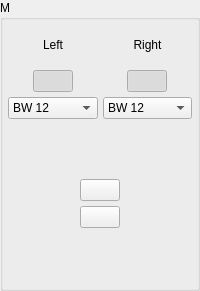
        <widget class="QGroupBox" name="groupBox_M">
         <property name="title">
          <string>M</string>
         </property>
         <layout class="QGridLayout" name="gridLayout_6">
          <property name="leftMargin">
           <number>5</number>
          </property>
          <property name="topMargin">
           <number>5</number>
          </property>
          <property name="rightMargin">
           <number>5</number>
          </property>
          <property name="bottomMargin">
           <number>5</number>
          </property>
          <property name="spacing">
           <number>5</number>
          </property>
          <item row="0" column="0">
           <layout class="QGridLayout" name="gridLayout_5">
            <item row="0" column="0">
             <widget class="QLabel" name="label_12">
              <property name="minimumSize">
               <size>
                <width>0</width>
                <height>40</height>
               </size>
              </property>
              <property name="maximumSize">
               <size>
                <width>16777215</width>
                <height>40</height>
               </size>
              </property>
              <property name="text">
               <string>Left</string>
              </property>
              <property name="alignment">
               <set>Qt::AlignCenter</set>
              </property>
             </widget>
            </item>
            <item row="0" column="1">
             <widget class="QLabel" name="label_13">
              <property name="minimumSize">
               <size>
                <width>0</width>
                <height>40</height>
               </size>
              </property>
              <property name="maximumSize">
               <size>
                <width>16777215</width>
                <height>40</height>
               </size>
              </property>
              <property name="text">
               <string>Right</string>
              </property>
              <property name="alignment">
               <set>Qt::AlignCenter</set>
              </property>
             </widget>
            </item>
            <item row="1" column="0" alignment="Qt::AlignHCenter">
             <widget class="QPushButton" name="pb_Filter_LSetSync_M">
              <property name="minimumSize">
               <size>
                <width>0</width>
                <height>0</height>
               </size>
              </property>
              <property name="focusPolicy">
               <enum>Qt::NoFocus</enum>
              </property>
              <property name="text">
               <string/>
              </property>
              <property name="checkable">
               <bool>true</bool>
              </property>
              <property name="checked">
               <bool>true</bool>
              </property>
             </widget>
            </item>
            <item row="1" column="1" alignment="Qt::AlignHCenter">
             <widget class="QPushButton" name="pb_Filter_RSetSync_M">
              <property name="minimumSize">
               <size>
                <width>0</width>
                <height>0</height>
               </size>
              </property>
              <property name="focusPolicy">
               <enum>Qt::NoFocus</enum>
              </property>
              <property name="text">
               <string/>
              </property>
              <property name="checkable">
               <bool>true</bool>
              </property>
              <property name="checked">
               <bool>true</bool>
              </property>
             </widget>
            </item>
            <item row="2" column="0">
             <widget class="QComboBox" name="cb_Filter_L_M">
              <property name="focusPolicy">
               <enum>Qt::NoFocus</enum>
              </property>
              <property name="currentIndex">
               <number>5</number>
              </property>
              <property name="maxVisibleItems">
               <number>30</number>
              </property>
              <item>
               <property name="text">
                <string>L-R 12</string>
               </property>
              </item>
              <item>
               <property name="text">
                <string>L-R 24</string>
               </property>
              </item>
              <item>
               <property name="text">
                <string>L-R 36</string>
               </property>
              </item>
              <item>
               <property name="text">
                <string>L-R 48</string>
               </property>
              </item>
              <item>
               <property name="text">
                <string>BW 6</string>
               </property>
              </item>
              <item>
               <property name="text">
                <string>BW 12</string>
               </property>
              </item>
              <item>
               <property name="text">
                <string>BW 18</string>
               </property>
              </item>
              <item>
               <property name="text">
                <string>BW 24</string>
               </property>
              </item>
              <item>
               <property name="text">
                <string>BW 30</string>
               </property>
              </item>
              <item>
               <property name="text">
                <string>BW 36</string>
               </property>
              </item>
              <item>
               <property name="text">
                <string>BW 42</string>
               </property>
              </item>
              <item>
               <property name="text">
                <string>BW 48</string>
               </property>
              </item>
             </widget>
            </item>
            <item row="2" column="1">
             <widget class="QComboBox" name="cb_Filter_R_M">
              <property name="focusPolicy">
               <enum>Qt::NoFocus</enum>
              </property>
              <property name="currentIndex">
               <number>5</number>
              </property>
              <property name="maxVisibleItems">
               <number>30</number>
              </property>
              <item>
               <property name="text">
                <string>L-R 12</string>
               </property>
              </item>
              <item>
               <property name="text">
                <string>L-R 24</string>
               </property>
              </item>
              <item>
               <property name="text">
                <string>L-R 36</string>
               </property>
              </item>
              <item>
               <property name="text">
                <string>L-R 48</string>
               </property>
              </item>
              <item>
               <property name="text">
                <string>BW 6</string>
               </property>
              </item>
              <item>
               <property name="text">
                <string>BW 12</string>
               </property>
              </item>
              <item>
               <property name="text">
                <string>BW 18</string>
               </property>
              </item>
              <item>
               <property name="text">
                <string>BW 24</string>
               </property>
              </item>
              <item>
               <property name="text">
                <string>BW 30</string>
               </property>
              </item>
              <item>
               <property name="text">
                <string>BW 36</string>
               </property>
              </item>
              <item>
               <property name="text">
                <string>BW 42</string>
               </property>
              </item>
              <item>
               <property name="text">
                <string>BW 48</string>
               </property>
              </item>
             </widget>
            </item>
            <item row="3" column="0" alignment="Qt::AlignHCenter">
             <widget class="ConfigGainWidget" name="dsb_Filter_L_Freq_M" native="true">
              <property name="minimumSize">
               <size>
                <width>50</width>
                <height>50</height>
               </size>
              </property>
              <property name="maximumSize">
               <size>
                <width>50</width>
                <height>50</height>
               </size>
              </property>
             </widget>
            </item>
            <item row="3" column="1" alignment="Qt::AlignHCenter">
             <widget class="ConfigGainWidget" name="dsb_Filter_R_Freq_M" native="true">
              <property name="minimumSize">
               <size>
                <width>50</width>
                <height>50</height>
               </size>
              </property>
              <property name="maximumSize">
               <size>
                <width>50</width>
                <height>50</height>
               </size>
              </property>
             </widget>
            </item>
            <item row="4" column="0" colspan="2">
             <layout class="QHBoxLayout" name="horizontalLayout">
              <property name="spacing">
               <number>0</number>
              </property>
              <item alignment="Qt::AlignHCenter">
               <widget class="QPushButton" name="pb_Output_Invert_M">
                <property name="minimumSize">
                 <size>
                  <width>0</width>
                  <height>0</height>
                 </size>
                </property>
                <property name="maximumSize">
                 <size>
                  <width>16777215</width>
                  <height>16777215</height>
                 </size>
                </property>
                <property name="focusPolicy">
                 <enum>Qt::NoFocus</enum>
                </property>
                <property name="styleSheet">
                 <string notr="true"/>
                </property>
                <property name="text">
                 <string/>
                </property>
                <property name="checkable">
                 <bool>true</bool>
                </property>
                <property name="checked">
                 <bool>false</bool>
                </property>
               </widget>
              </item>
             </layout>
            </item>
            <item row="5" column="0" colspan="2">
             <layout class="QHBoxLayout" name="horizontalLayout_2">
              <property name="spacing">
               <number>0</number>
              </property>
              <item alignment="Qt::AlignHCenter">
               <widget class="QPushButton" name="pb_Output_Mute_M">
                <property name="minimumSize">
                 <size>
                  <width>0</width>
                  <height>0</height>
                 </size>
                </property>
                <property name="maximumSize">
                 <size>
                  <width>16777215</width>
                  <height>16777215</height>
                 </size>
                </property>
                <property name="focusPolicy">
                 <enum>Qt::NoFocus</enum>
                </property>
                <property name="styleSheet">
                 <string notr="true"/>
                </property>
                <property name="text">
                 <string/>
                </property>
                <property name="checkable">
                 <bool>true</bool>
                </property>
                <property name="checked">
                 <bool>false</bool>
                </property>
               </widget>
              </item>
             </layout>
            </item>
            <item row="6" column="0" colspan="2" alignment="Qt::AlignHCenter">
             <widget class="ConfigGainWidget" name="dsb_Output_Level_M" native="true">
              <property name="minimumSize">
               <size>
                <width>50</width>
                <height>50</height>
               </size>
              </property>
              <property name="maximumSize">
               <size>
                <width>50</width>
                <height>50</height>
               </size>
              </property>
             </widget>
            </item>
           </layout>
          </item>
         </layout>
        </widget>
